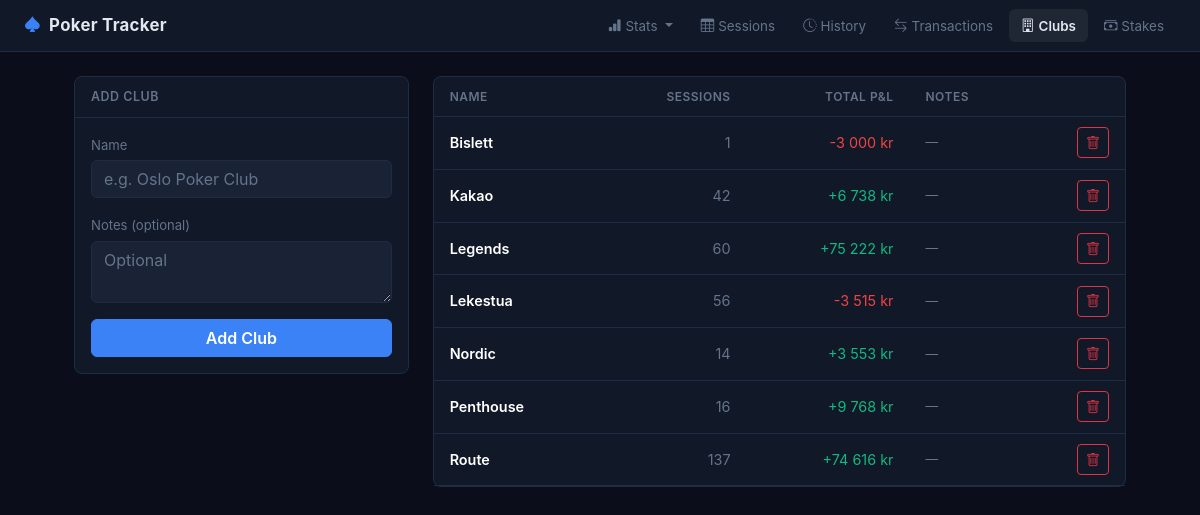
The app's page /clubs, older data.
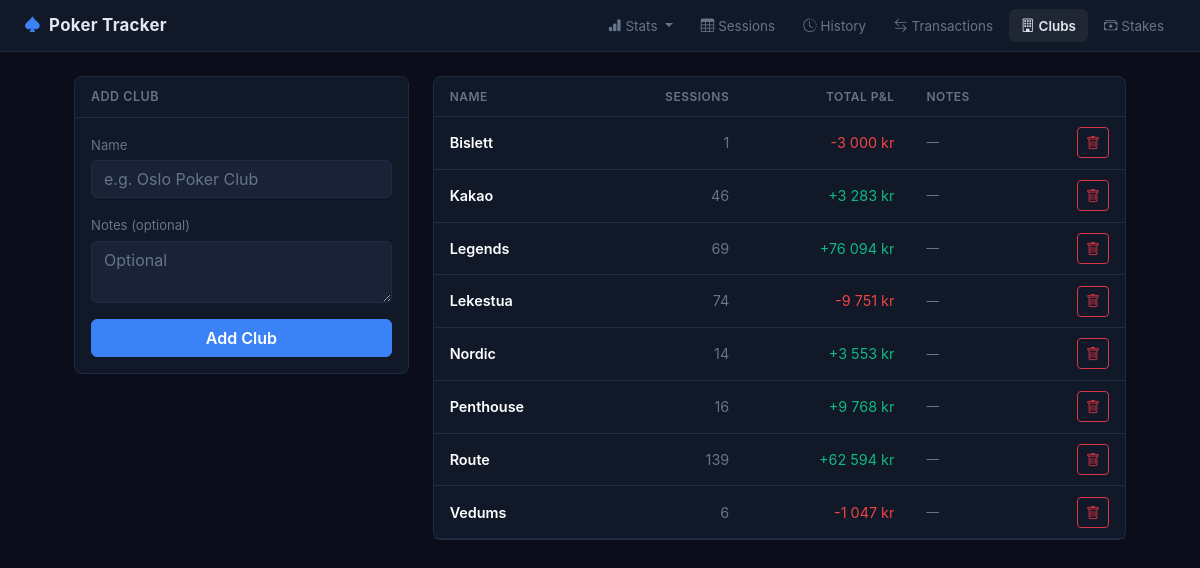
The same page, newer data.
### tables this page shows
CREATE TABLE clubs (
            id INTEGER PRIMARY KEY AUTOINCREMENT,
            name TEXT NOT NULL UNIQUE,
            notes TEXT,
            created_at TEXT DEFAULT (datetime('now'))
        );

### app.py (the view, shortened to what this page needs)
@app.route("/clubs", methods=["GET", "POST"])
def clubs():
    db = get_db()
    clubs_list = db.execute("""
        SELECT c.*,
               COUNT(DISTINCT s.id) as session_count,
               COALESCE(SUM(s.profit), 0) as total_profit
        FROM clubs c
        LEFT JOIN sessions s ON s.club_id = c.id
        GROUP BY c.id ORDER BY c.name
    """).fetchall()
    return render_template("clubs.html", clubs=clubs_list)

### app.py (called while the page is built)
@app.template_filter("pnl")
def pnl_filter(value):
    if value is None:
        return "0 kr"
    v = float(value)
    formatted = f"{abs(v):,.0f}".replace(",", " ")
    if v > 0:
        return f"+{formatted} kr"
    elif v < 0:
        return f"-{formatted} kr"
    return "0 kr"

### database.py (called while the page is built)
def get_db():
    if "db" not in g:
        g.db = sqlite3.connect(str(DB_PATH))
        g.db.row_factory = sqlite3.Row
        g.db.execute("PRAGMA foreign_keys = ON")
    return g.db

### templates/clubs.html (shortened to what this page needs)
{% extends "base.html" %}
{% block content %}
<div class="row g-4">
    <div class="col-md-4">
        <div class="card">
            <div class="card-header">Add Club</div>
            <div class="card-body">
                <form method="post">
                    <div class="mb-3">
                        <label class="form-label">Name</label>
                        <input type="text" name="name" class="form-control" placeholder="e.g. Oslo Poker Club" required>
                    </div>
                    <div class="mb-3">
                        <label class="form-label">Notes <span class="text-muted">(optional)</span></label>
                        <textarea name="notes" class="form-control" rows="2" placeholder="Optional"></textarea>
                    </div>
                    <button type="submit" class="btn btn-success w-100">Add Club</button>
                </form>
            </div>
        </div>
    </div>
    <div class="col-md-8">
        {% if clubs %}
        <div class="card">
            <div class="table-responsive">
                <table class="table table-hover mb-0">
                    <thead>
                        <tr>
                            <th>Name</th>
                            <th class="text-end">Sessions</th>
                            <th class="text-end">Total P&L</th>
                            <th>Notes</th>
                            <th class="text-end"></th>
                        </tr>
                    </thead>
                    <tbody>
                        {% for c in clubs %}
                        <tr>
                            <td class="fw-semibold">{{ c['name'] }}</td>
                            <td class="text-end text-muted">{{ c['session_count'] }}</td>
                            <td class="text-end {{ 'text-success' if c['total_profit'] >= 0 else 'text-danger' }}">
                                {{ c['total_profit'] | pnl }}
                            </td>
                            <td class="text-muted small">{{ c['notes'] or '—' }}</td>
                            <td class="text-end">
                                <form method="post" action="/clubs/{{ c['id'] }}/delete" class="d-inline"
                                      onsubmit="return confirm('Delete {{ c['name'] }}? This will fail if it has sessions or transactions.')">
                                    <button type="submit" class="btn btn-sm btn-outline-danger">
                                        <i class="bi bi-trash"></i>
                                    </button>
                                </form>
                            </td>
                        </tr>
                        {% endfor %}
                    </tbody>
                </table>
            </div>
        </div>
        {% else %}
        <div class="text-center text-muted py-5">No clubs yet. Add your first club.</div>
        {% endif %}
    </div>
</div>
{% endblock %}

### templates/base.html (shortened to what this page needs)
<!DOCTYPE html>
<html lang="en" data-bs-theme="dark">
<head>
    <link rel="stylesheet" href="https://cdn.jsdelivr.net/npm/bootstrap@5.3.3/dist/css/bootstrap.min.css">
    <link rel="stylesheet" href="https://cdn.jsdelivr.net/npm/bootstrap-icons@1.11.3/font/bootstrap-icons.min.css">
    <link rel="stylesheet" href="{{ url_for('static', filename='style.css') }}">
</head>
<body>
<nav class="navbar navbar-expand-lg" id="main-nav">
    <div class="container-fluid px-4">
        <a class="navbar-brand fw-bold" href="/">
            <i class="bi bi-suit-spade-fill me-2" style="color:#3b82f6"></i>Poker Tracker
        </a>
        <div class="collapse navbar-collapse" id="navMenu">
            <ul class="navbar-nav ms-auto gap-1">
                <li class="nav-item dropdown">
                    <a class="nav-link dropdown-toggle {% if request.endpoint in ['index','all_time'] %}active{% endif %}"
                       href="#" data-bs-toggle="dropdown">
                        <i class="bi bi-bar-chart-fill me-1"></i>Stats
                    </a>
                </li>
                <li class="nav-item">
                    <a class="nav-link {% if request.endpoint in ['sessions','edit_session'] %}active{% endif %}" href="/sessions">
                        <i class="bi bi-table me-1"></i>Sessions
                    </a>
                </li>
                <li class="nav-item">
                    <a class="nav-link {% if request.endpoint == 'history' %}active{% endif %}" href="/history">
                        <i class="bi bi-clock-history me-1"></i>History
                    </a>
                </li>
                <li class="nav-item">
                    <a class="nav-link {% if request.endpoint in ['transactions','swaps'] %}active{% endif %}" href="/transactions">
                        <i class="bi bi-arrow-left-right me-1"></i>Transactions
                    </a>
                </li>
                <li class="nav-item">
                    <a class="nav-link {% if request.endpoint == 'clubs' %}active{% endif %}" href="/clubs">
                        <i class="bi bi-building me-1"></i>Clubs
                    </a>
                </li>
                <li class="nav-item">
                    <a class="nav-link {% if request.endpoint == 'stakes' %}active{% endif %}" href="/stakes">
                        <i class="bi bi-cash-stack me-1"></i>Stakes
                    </a>
                </li>
            </ul>
        </div>
    </div>
</nav>
<div class="page-wrap py-4 px-4">
    {% block content %}{% endblock %}
</div>
</body>
</html>

### static/style.css (style rules this page uses)
body { background: #0b0e1a; font-size: 0.9rem; color: #e2e8f0; font-family: 'Inter', -apple-system, sans-serif; }
.page-wrap { max-width: 1100px; margin-left: auto; margin-right: auto; width: 100%; box-sizing: border-box; }
#main-nav { background: #111827; border-bottom: 1px solid #1e2d45; }
.navbar-brand { font-size: 1.05rem; letter-spacing: 0.3px; color: #e2e8f0 !important; }
.nav-link { color: #64748b; font-size: 0.84rem; border-radius: 6px; padding: 0.4rem 0.75rem !important; transition: color 0.15s, background 0.15s; }
.nav-link:hover, .nav-link.active { color: #e2e8f0 !important; background: rgba(255,255,255,0.06); }
.nav-link.active { font-weight: 600; }
.card { background: #111827; border-color: #1e2d45; border-radius: 8px; }
.card-header { background: #111827; border-bottom: 1px solid #1e2d45; font-weight: 600; font-size: 0.78rem; letter-spacing: 0.5px; text-transform: uppercase; color: #64748b; padding: 0.65rem 1rem; border-radius: 8px 8px 0 0 !important; }
.table { --bs-table-bg: transparent; --bs-table-hover-bg: rgba(255,255,255,0.03); --bs-table-border-color: #1e2d45; color: #e2e8f0; }
.table thead th { font-size: 0.75rem; text-transform: uppercase; letter-spacing: 0.5px; color: #64748b; border-bottom: 1px solid #1e2d45; padding: 0.65rem 1rem; font-weight: 600; }
.table td { padding: 0.65rem 1rem; border-color: #1e2d45; vertical-align: middle; }
.form-control, .form-select { background: #1a2235; border-color: #1e2d45; color: #e2e8f0; }
.form-control::placeholder { color: #64748b; }
.form-label { font-size: 0.82rem; color: #64748b; margin-bottom: 0.3rem; }
.btn-success { background: #3b82f6; border-color: #3b82f6; color: #fff; font-weight: 600; }
.text-success { color: #10b981 !important; }
.text-danger { color: #ef4444 !important; }
.text-muted { color: #64748b !important; }

Row changes from the older to the newer data that the page shows:
computed for clubs "Kakao": session_count "42" → "46"; total_profit|pnl "+6 738 kr" → "+3 283 kr"
computed for clubs "Legends": session_count "60" → "69"; total_profit|pnl "+75 222 kr" → "+76 094 kr"
computed for clubs "Lekestua": session_count "56" → "74"; total_profit|pnl "-3 515 kr" → "-9 751 kr"
computed for clubs "Route": session_count "137" → "139"; total_profit|pnl "+74 616 kr" → "+62 594 kr"
added clubs: name "Vedums", session_count "6", total_profit|pnl "-1 047 kr", notes "—"
